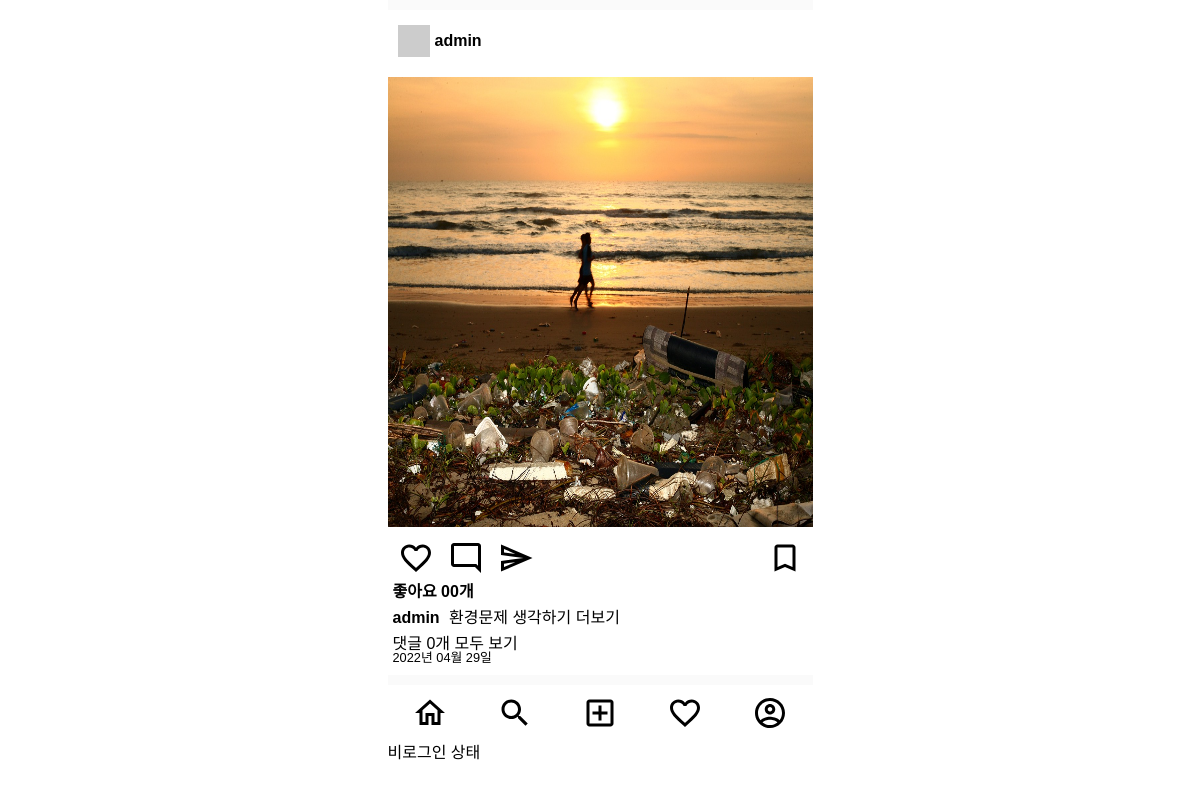
The page / on the database its author committed.
### posts/models.py (models this page shows)
class Post(models.Model):
    image = models.ImageField(verbose_name='이미지', null=True, blank=True)
    content = models.TextField(verbose_name='내용')
    created_at = models.DateTimeField(verbose_name='작성일', auto_now_add=True)
    view_count = models.IntegerField(verbose_name='조회수', default=0)
    writer = models.ForeignKey(to=User, on_delete=models.CASCADE, null=True, blank=True)

### users/models.py (models this page shows)
class User(AbstractUser):
    phone = models.CharField(verbose_name='전화번호', max_length=11)
    objects = UserManager()

### posts/views.py (the view)
# urls.py: path('', index, name='index'),
def index(request):
    post_list = Post.objects.all().order_by('-created_at')   # Post 전체 데이터 조회
    context = {
        'post_list': post_list,
    }
    return render(request, 'index.html', context)

### templates/index.html (shortened to what this page needs)
{% extends 'base.html' %}
{% load static %}
{% block content %}
<main>
    <div class="card-list">
        {% for post in post_list %}
            {% include 'mixin/posts/post_card.html' with detail=False %}
        {% endfor %}
    </div>
</main>
{% endblock %}

### templates/mixin/posts/post_card.html (shortened to what this page needs)
{% load static %}
<div class="card">
    <div class="card__header">
        <img class="card__user-image" src="http://via.placeholder.com/32x32" alt="프로필이미지"/>
        <a href="#">
            <span class="card__user-name">{{ post.writer }}</span>
        </a>
    </div>
    <div class="card__body">
        <div>
            {% if post.image %}
                <img class="card__image" src="{{ post.image.url }}">
            {% else %}
                <img class="card__image" src="http://via.placeholder.com/600x600">
            {% endif %}
        </div>
        <div class="card__btn-group">
            <div>
                <img class="card__btn" src="{% static 'icons/favorite_outlined_black_36dp.svg' %}" alt="좋아요"/>
                <img class="card__btn" src="{% static 'icons/mode_comment_outlined_black_36dp.svg' %}" alt="댓글"/>
                <img class="card__btn" src="{% static 'icons/send_outlined_black_36dp.svg' %}" alt="공유하기"/>
            </div>
            <div>
                <img class="card__btn" src="{% static 'icons/bookmark_outlined_black_36dp.svg' %}" alt="북마크"/>
            </div>
        </div>
        <div class="card_content">
            <span class="card__like-num">좋아요 00개</span>
            <div class="card__main-text">
                <p><span
                        class="card__user-name">{{ post.writer }}</span>
                        {% if not detail %}
                            {{ post.content|truncatechars:35 }}
                        {% else %}
                            {{ post.content }}
                        {% endif %}
                        {% if not detail %}
                            <span><a href="{% url 'posts:post-detail' post.id %}">더보기</a></span>
                        {% endif %}
                </p>
            </div>
            <div>
                <p class="">댓글 {{ post.comment_set.all.count }}개
                    {% if not detail %}
                            <span><a href="{% url 'posts:post-detail' post.id %}">모두 보기</a></span>
                    {% endif %}
                </p>
            </div>
            <span class="card__created-at">{{ post.created_at|date:"Y년 m월 d일" }}</span>
        </div>
    </div>
</div>

### static/css/index.css (style rules this page uses)
.container { display: flex; flex-direction: column; max-width: 425px; }
body { font-family: 'Noto Sans KR', sans-serif; margin: 0 auto 60px auto; }
main { display: flex; background-color: #FAFAFA; }
.card-list { margin: 10px 0; background-color: #FFFFFF; }
.card__header { display: flex; align-items: center; margin: 15px 0; padding: 0 5px; }
.card__user-image { margin: 0 5px; }
.card__user-name { font-weight: bold; margin: 0 5px 0 0; }
.card__body { margin: 10px 0; }
.card__image { height: 450px; width: 100%; margin: 5px 0; }
.card__btn-group { display: flex; justify-content: space-between; margin: 5px 0; padding: 0 5px; }
.card__btn { margin: 0 5px; }
.card_content { display: flex; flex-direction: column; padding: 0 5px; }
.card__like-num { font-weight: bold; }
.card__main-text { margin: 10px 0; }
.card__created-at { font-weight: lighter; font-size: 0.8rem; }

### rows shown on the page
Post: writer "admin", image (picture), content "환경문제 생각하기", comment_set.all.count "0", created_at "2022년 04월 29일"
